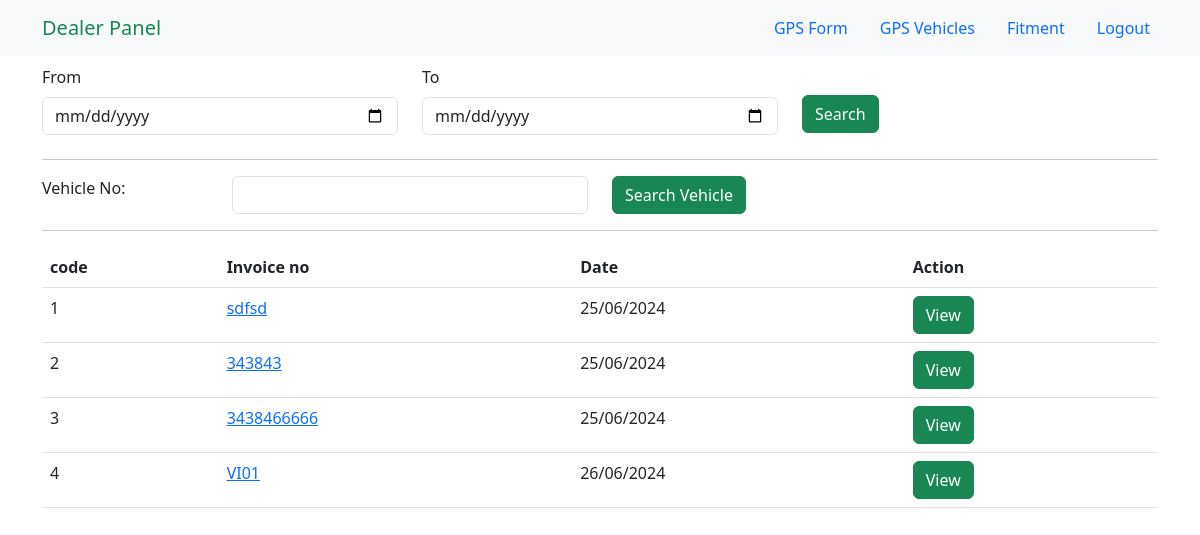
The app's page /gps_search/, older data.
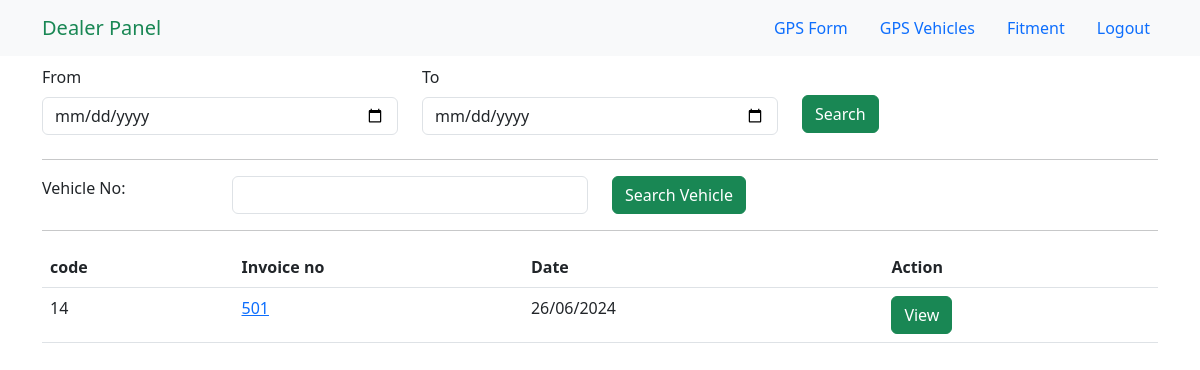
The same page, newer data.
### rtoapp/models.py (models this page shows, shortened)
class gpsVehicle(models.Model):
    invoice_no = models.CharField(max_length=100)
    gps_serial_no = models.CharField(max_length=100,null=True)
    gps_model = models.CharField(max_length=100,null=True)
    registration_date = models.IntegerField()
    engine_no = models.CharField(max_length=100,null=True)
    network = models.CharField(max_length=100,null=True)
    vehicle_make = models.CharField(max_length=100,null=True)
    vehicle_model = models.CharField(max_length=100,null=True)
    registration_no = models.CharField(max_length=100,null=True)
    chassis_no = models.CharField(max_length=100,null=True)
    dealer = models.CharField(max_length=100,null=True)
    location_primary = models.CharField(max_length=100,null=True)
    customer_name = models.CharField(max_length=100,null=True)
    customer_address = models.CharField(max_length=100,null=True)
    location_secondary = models.CharField(max_length=100)
    mobile_no = models.CharField(max_length=100,null=True)
    time = models.TimeField(null=True, blank=True)
    created_at = models.DateTimeField(auto_now_add=True,null=True)

### rtoapp/views.py (the view)
# urls.py: path('gps_search/', views.gps_search, name='gps_search'),
def gps_search(request):
    if request.method == 'POST':
        from_date = request.POST.get('from_date')
        to_date = request.POST.get('to_date')
        invoice_no = request.POST.get('vecregno')
        from_date_vehicles = gpsVehicle.objects.none()
        to_date_vehicles = gpsVehicle.objects.none()
        between_vehicles = gpsVehicle.objects.none()
        vehno_vehicles = gpsVehicle.objects.none()
        if from_date:
            from_date_year = datetime.strptime(from_date, '%Y-%m-%d').year
            from_date_vehicles = gpsVehicle.objects.filter(created_at__year=from_date_year)
        if to_date:
            to_date_year = datetime.strptime(to_date, '%Y-%m-%d').year
            to_date_vehicles = gpsVehicle.objects.filter(created_at__year=to_date_year)
        if from_date and to_date:
            from_date_year = datetime.strptime(from_date, '%Y-%m-%d').year
            to_date_year = datetime.strptime(to_date, '%Y-%m-%d').year
            between_vehicles = gpsVehicle.objects.filter(created_at__year__range=[from_date_year, to_date_year])
        if invoice_no:
            vehno_vehicles = gpsVehicle.objects.filter(invoice_no__icontains=invoice_no)
            from_date_vehicles = from_date_vehicles.filter(invoice_no__icontains=invoice_no)
            to_date_vehicles = to_date_vehicles.filter(invoice_no__icontains=invoice_no)
            between_vehicles = between_vehicles.filter(invoice_no__icontains=invoice_no)
            gps_vehicles = vehno_vehicles | from_date_vehicles | between_vehicles | to_date_vehicles
        else:
            gps_vehicles = from_date_vehicles | to_date_vehicles | between_vehicles
        return render(request, 'gps_search.html', {'gps_vehicles': gps_vehicles})
    else:
        gps_vehicles = gpsVehicle.objects.all()
        return render(request, 'gps_search.html', {'gps_vehicles': gps_vehicles})

### templates/gps_search.html (shortened to what the changed rows need)
{% extends 'base.html' %}
{% load static %}
{% block link %} {% static 'css/search.css' %} {% endblock link %}
{% block content %}
<body data-aos-easing="ease-in-out" data-aos-duration="1000" data-aos-delay="0">
    <main id="main" class="mt-5">
        <section class="inner-page">
            <div class="container">
                <div id="table_wrapper" class="dataTables_wrapper no-footer etxt-center">
                    {% if gps_vehicles %}
                    <table class="table dataTable no-footer" id="table" aria-describedby="table_info">
                        <thead>
                            <tr>
                                <th class="sorting sorting_asc" tabindex="0" aria-controls="table" rowspan="1"
                                    colspan="1" aria-sort="ascending" aria-label="
                code
            : activate to sort column descending" style="width: 38.9px;">
                                    code
                                </th>
                                <th class="sorting" tabindex="0" aria-controls="table" rowspan="1" colspan="1"
                                    aria-label="
                Vehicle No
            : activate to sort column ascending" style="width: 81.175px;">
                                    Invoice no
                                </th>
                                <th class="sorting" tabindex="0" aria-controls="table" rowspan="1" colspan="1"
                                    aria-label="
                Date
            : activate to sort column ascending" style="width: 68.925px;">
                                    Date
                                </th>
                                <th class="sorting" tabindex="0" aria-controls="table" rowspan="1" colspan="1"
                                    aria-label="Action: activate to sort column ascending" style="width: 51.575px;">
                                    Action</th>
                            </tr>
                        </thead>
                        <tbody>
                            {% for gps_vehicle in gps_vehicles %}
                            <tr>
                                <td>{{ gps_vehicle.id }}</td>
                                <td><a href="{% url 'gps_certificate' gps_vehicle.id gps_vehicle.time %}">{{ gps_vehicle.invoice_no }}</a></td>
                                <td>{{ gps_vehicle.created_at|date:"d/m/Y" }}</td>
                                <td><a class="btn btn-success" href="{% url 'gps_certificate' gps_vehicle.id gps_vehicle.time %}">View</a></td>
                            </tr>
                            {% endfor %}
                        </tbody>
                    </table>
                    {% else %}
                    <p>No vehicles found.</p>
                    {% endif %}
                </div>
            </div>
        </section>
    </main>
    {% endblock content %}

Row changes from the older to the newer data that the page shows:
removed gpsVehicle: id "1", invoice_no "sdfsd", created_at "25/06/2024"
removed gpsVehicle: id "2", invoice_no "343843", created_at "25/06/2024"
removed gpsVehicle: id "3", invoice_no "3438466666", created_at "25/06/2024"
removed gpsVehicle: id "4", invoice_no "VI01", created_at "26/06/2024"
added gpsVehicle: id "14", invoice_no "501", created_at "26/06/2024"
